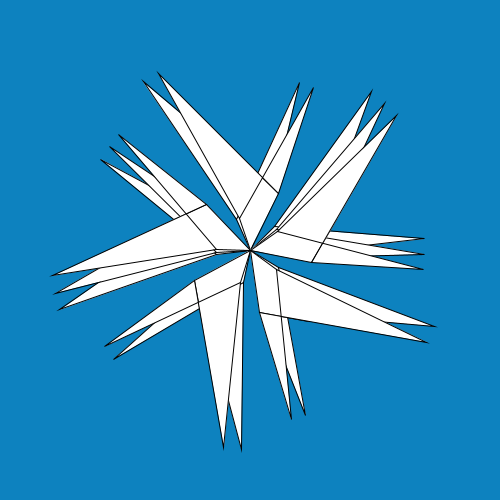
Frame 1 (no input)
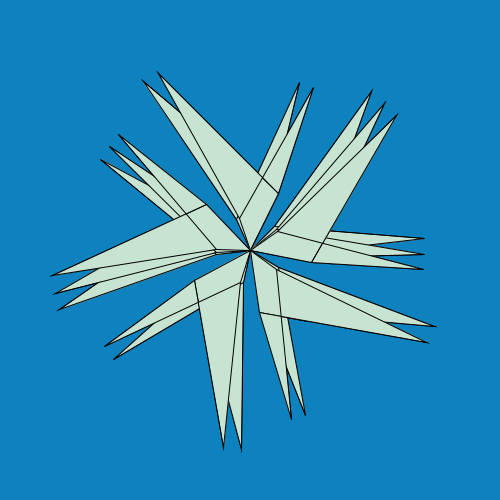
Frame 2 (the mouse pressed at the canvas centre, redrawn once)

The Processing sketch that drew these frames (run headless with seeded random() and noise(); the mouse was pressed at the canvas centre and the sketch redrawn once):

// Processing sketch: processing_85351
// ── processing_85351.pde

void setup()
{
  background(#0D82BF);
size(500,500);


}




void draw ()



  //Nouvelle ligne
  {
      smooth();
translate(width/2, height/2); for (int i=0;i<360;i+=30){
rotate(radians(505));
quad(0, 0, 30, 15, 70, 60, 20, 60);
quad(190, 60, 30, 15, 70, 160, 20, 60);
}
         for (int posX = 42; posX < width; posX = posX+70)
         {
            fill(#C7E3D2);
          for (int posY = 42; posY < height; posY = posY+70)
         {
         
  
    }
         }

noLoop ();
}
